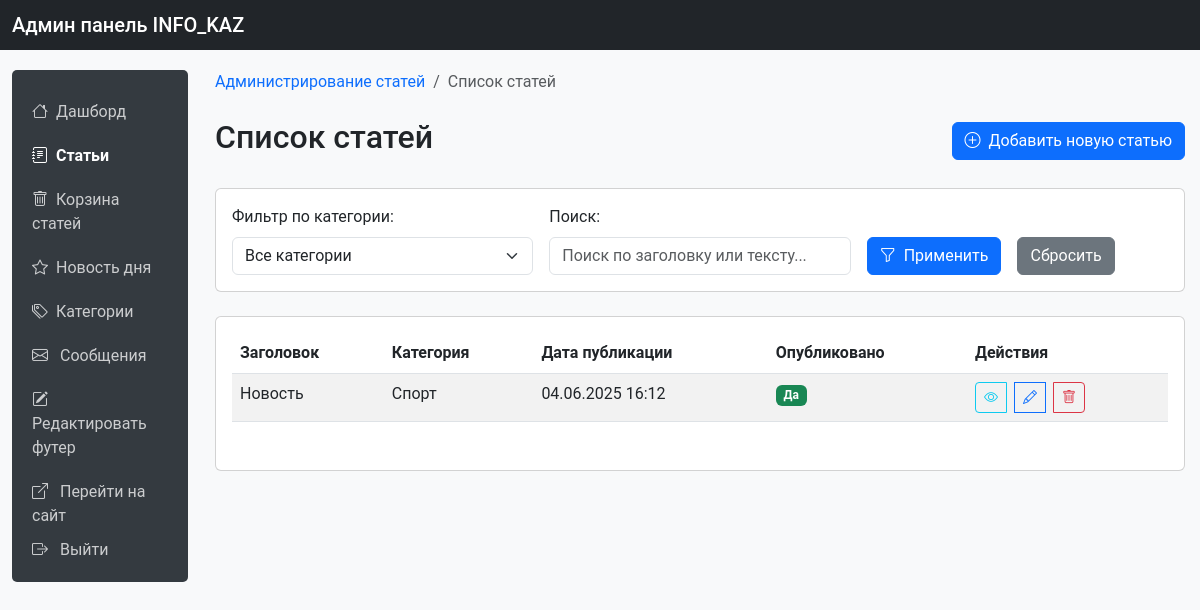
Page /aadminkaa01news/news/ (signed in) on the committed database.
### news/models.py (models this page shows, shortened)
class News(models.Model):
    title = models.CharField(max_length=200, verbose_name='Заголовок')
    content = models.TextField(verbose_name='Текст новости')
    created_at = models.DateTimeField(auto_now_add=True, verbose_name='Дата публикации')
    image = models.ImageField(upload_to='news_images/', verbose_name='Изображение', null=True, blank=True)
    category = models.ForeignKey(Category, on_delete=models.CASCADE, related_name='news', verbose_name='Категория')
    is_published = models.BooleanField(default=False, verbose_name='Опубликовано')
    is_deleted = models.BooleanField(default=False, verbose_name='Удалено')
    views_count = models.IntegerField(default=0, verbose_name='Количество просмотров')
    slug = models.SlugField(max_length=200, unique=True, db_index=True, verbose_name='URL-слаг')
    is_news_of_the_day = models.BooleanField(default=False, verbose_name='Новость дня')
    class Meta:
        verbose_name = 'Новость'
        verbose_name_plural = 'Новости'
        ordering = ['-created_at']

class Category(models.Model):
    name = models.CharField(max_length=100, verbose_name='Название категории')
    slug = models.SlugField(max_length=100, unique=True, db_index=True, verbose_name='URL-слаг')
    class Meta:
        verbose_name = 'Категория'
        verbose_name_plural = 'Категории'
        ordering = ['name']

### news/views.py (the view)
@staff_member_required
def admin_news_list(request):
    news_list = News.objects.filter(is_deleted=False).order_by('-created_at') # Show only non-deleted news
    category_slug = request.GET.get('category')
    if category_slug:
        news_list = news_list.filter(category__slug=category_slug)
    search_query = request.GET.get('search')
    if search_query:
        news_list = news_list.filter(
            Q(title__icontains=search_query) |
            Q(content__icontains=search_query)
        )
    context = {
        'news_list': news_list,
        'categories': Category.objects.all(), # Для навигации и фильтра
    }
    return render(request, 'news/admin/news_list.html', context)

### news/views.py (called while the page is built, shortened)
def get_footer_content(request):
    footer_content = FooterContent.objects.first()
    return {'footer_content': footer_content}

### news/templates/news/admin/news_list.html (shortened to what this page needs)
{% extends 'news/admin/admin_base.html' %}
{% block admin_content %}
<div class="row">
    <div class="col-12">
        <nav aria-label="breadcrumb" class="mb-4">
            <ol class="breadcrumb">
                <li class="breadcrumb-item"><a href="{% url 'news:admin_news_list' %}" class="text-decoration-none">Администрирование статей</a></li>
                <li class="breadcrumb-item active" aria-current="page">Список статей</li>
            </ol>
        </nav>
        <div class="d-flex justify-content-between align-items-center mb-4">
            <h2>Список статей</h2>
            <a href="{% url 'news:admin_news_create' %}" class="btn btn-primary">
                <i class="bi bi-plus-circle me-2"></i>Добавить новую статью
            </a>
        </div>
        <div class="card mb-4">
            <div class="card-body">
                <form method="get" action="{% url 'news:admin_news_list' %}" class="row g-3 align-items-end">
                    <div class="col-md-4">
                        <label for="categoryFilter" class="form-label">Фильтр по категории:</label>
                        <select class="form-select" id="categoryFilter" name="category">
                            <option value="">Все категории</option>
                        </select>
                    </div>
                    <div class="col-md-4">
                        <label for="searchInput" class="form-label">Поиск:</label>
                         <input type="text" class="form-control" id="searchInput" name="search" value="{{ request.GET.search }}" placeholder="Поиск по заголовку или тексту...">
                    </div>
                    <div class="col-md-auto">
                        <button type="submit" class="btn btn-primary"><i class="bi bi-funnel me-2"></i>Применить</button>
                    </div>
                     <div class="col-md-auto">
                        <a href="{% url 'news:admin_news_list' %}" class="btn btn-secondary">Сбросить</a>
                    </div>
                </form>
            </div>
        </div>
        <div class="card">
            <div class="card-body">
                {% if news_list %}
                    <div class="table-responsive">
                         <table class="table table-striped table-hover">
                            <thead>
                                <tr>
                                    <th scope="col">Заголовок</th>
                                    <th scope="col">Категория</th>
                                    <th scope="col">Дата публикации</th>
                                    <th scope="col">Опубликовано</th>
                                    <th scope="col">Действия</th>
                                </tr>
                            </thead>
                            <tbody>
                                {% for news in news_list %}
                                <tr>
                                    <td>{{ news.title }}</td>
                                    <td>{{ news.category.name }}</td>
                                    <td>{{ news.created_at|date:"d.m.Y H:i" }}</td>
                                    <td>
                                        {% if news.is_published %}
                                            <span class="badge bg-success">Да</span>
                                        {% else %}
                                            <span class="badge bg-warning text-dark">Нет</span>
                                        {% endif %}
                                    </td>
                                    <td>
                                        <div class="btn-group">
                                            <a href="{% url 'news:news_detail' news.slug %}" class="btn btn-sm btn-outline-info" title="Просмотреть" target="_blank">
                                                <i class="bi bi-eye"></i>
                                            </a>
                                            <a href="{% url 'news:admin_news_update' news.slug %}" class="btn btn-sm btn-outline-primary" title="Редактировать">
                                                <i class="bi bi-pencil"></i>
                                            </a>
                                            <a href="{% url 'news:admin_news_delete' news.slug %}" class="btn btn-sm btn-outline-danger" title="Удалить">
                                                <i class="bi bi-trash"></i>
                                            </a>
                                        </div>
                                    </td>
                                </tr>
                                {% endfor %}
                            </tbody>
                        </table>
                    </div>
                {% else %}
                    <div class="alert alert-info mb-0">
                        <i class="bi bi-info-circle me-2"></i>
                        На данный момент статей нет{% if request.GET.search %} по вашему запросу{% endif %}{% if request.GET.category %} в выбранной категории{% endif %}.
                    </div>
                {% endif %}
            </div>
        </div>
    </div>
</div>
{% endblock %}

### news/templates/news/admin/admin_base.html (style rules this page uses)
body { background-color: #f8f9fa; font-family: 'Roboto', sans-serif; }
.table-responsive { margin-bottom: 1rem; }
.btn-group { flex-wrap: wrap; gap: 0.5rem; }
.btn-group .btn { margin: 0; }

### rows in the picture
News: title "Новость", category.name "Спорт", created_at "04.06.2025 16:12", is_published "Да"
